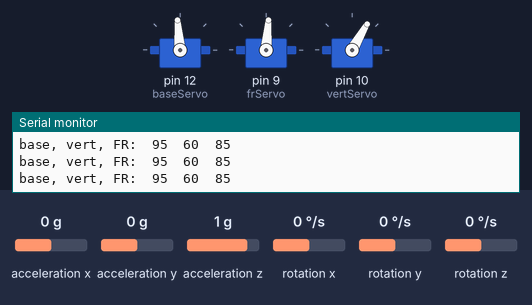
Simulated run of this sketch. Board: Arduino Uno, built with avr-gcc and run on an emulated ATmega328P. On the bench: 3 × servo, the last lines printed to the serial monitor. The test bench sets the inputs (shaded band); at power-on: acceleration x 0 g, acceleration y 0 g, acceleration z 1 g, rotation x 0 °/s, rotation y 0 °/s, rotation z 0 °/s.

Above: at 1.2 s.
1.3 s: acceleration x set to -1.4 g
At 2.0 s:
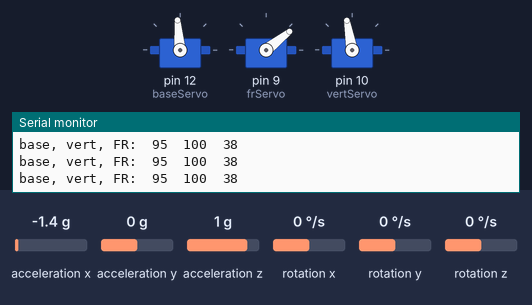
2.8 s: acceleration y set to -1.4 g
At 3.1 s:
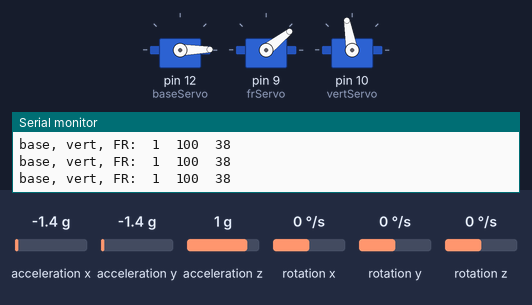
4.3 s: acceleration x set to 0.8 g
At 5.4 s:
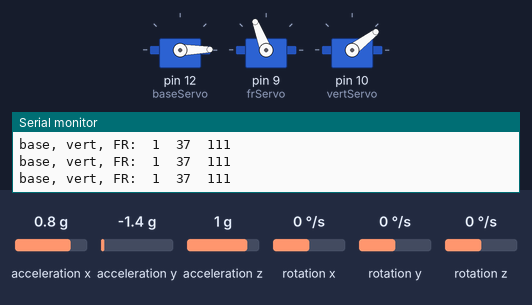
5.8 s: acceleration x set to -0.8 g
At 6.6 s:
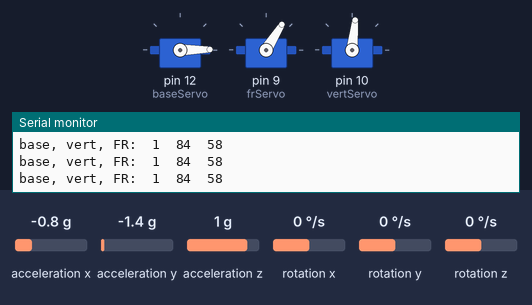
7.3 s: acceleration x set to 1.4 g
At 7.8 s:
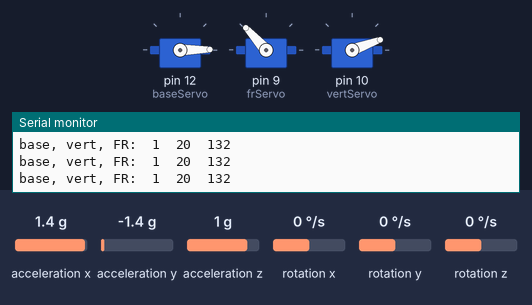
8.8 s: acceleration y set to -0.8 g
At 10.2 s:
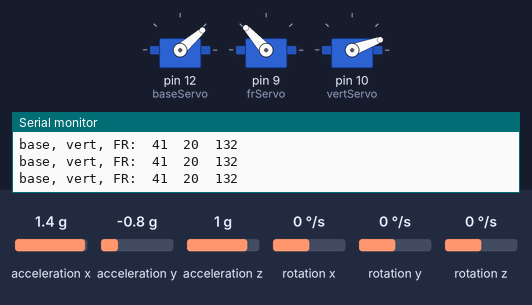
Timing chart, 0 to 11.3 s (numbered marks = the images above; inputs shaded):
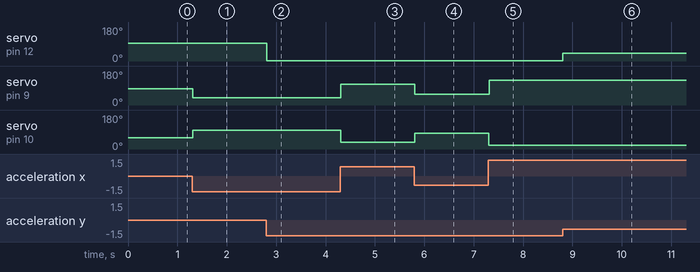

Measured:
- after the input at 1.3 s, servo on pin 9 (frServo): 85° → 38° at once; servo on pin 10 (vertServo): 60° → 100° at once
- after the input at 2.8 s, servo on pin 12 (baseServo): 95° → 1° at once
- after the input at 4.3 s, servo on pin 9 (frServo): 38° → 111° at once; servo on pin 10 (vertServo): 100° → 37° at once
- after the input at 5.8 s, servo on pin 9 (frServo): 111° → 58° at once; servo on pin 10 (vertServo): 37° → 84° at once
- after the input at 7.3 s, servo on pin 9 (frServo): 58° → 132° at once; servo on pin 10 (vertServo): 84° → 20° at once
- after the input at 8.8 s, servo on pin 12 (baseServo): 1° → 41° at once

The sketch:

AccelerometerToServo.ino
```cpp
#include <MPU6050.h>
#include <Servo.h>
#include <Wire.h>


int valx, valx2, valy, prevValx, prevValx2, prevValy, timereq,pos;
Servo frServo, vertServo, baseServo;
MPU6050 mpu;
int16_t x, y, z;

void setup() {
  // put your setup code here, to run once:
  Serial.begin(38400);
  Serial.println("Initialize MPU6050");
  Serial.print(mpu.testConnection() ? "Connected" : "Not Connected");
  Wire.begin();
  mpu.initialize();
  baseServo.attach(12);
  frServo.attach(9);
  vertServo.attach(10);
  TIMSK0=0;
}

void loop() {
  // put your main code here, to run repeatedly:
  mpu.getAcceleration(&x, &y, &z);
  valy = map(y, -17000, 17000, 25, 165); //base
  valx = map(x, -17000, 17000, 90, 30); //vert
  valx2 = map (x, -17000, 17000, 50, 120); //fr

  Serial.print("base, vert, FR:\t");
  Serial.print(valy); Serial.print("\t");
  Serial.print(valx); Serial.print("\t");
  Serial.println(valx2);

    if (valy != prevValy) {
      delay(timereq);
     baseServo.write(valy);
     timereq=abs(valy - prevValy);
     valy = prevValy;
     delay(timereq);
    }

  if (valx != prevValx) {
    delay(timereq);
    vertServo.write(valx);
    timereq = abs(valx - prevValx);
    valx = prevValx;
    delay(timereq);
  }

  if (valx2 != prevValx2) {
    delay(timereq);
    frServo.write(valx2);
    timereq = abs(valx2 - prevValx2);
    valx2 = prevValx2;
    delay(timereq);
  }
}
```
